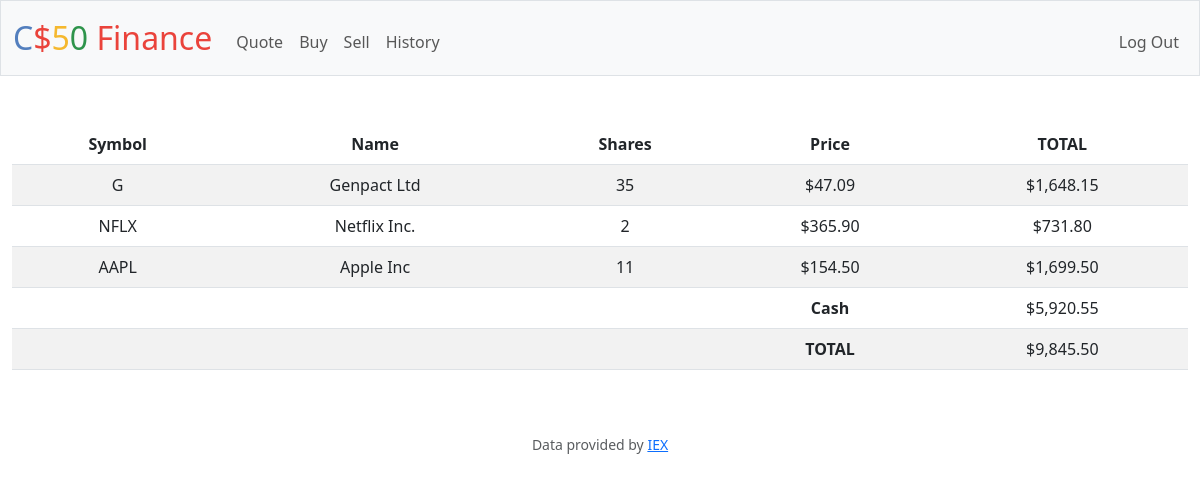
Screenshot of / (signed in) with the database file from the repository.
### tables this page shows
CREATE TABLE stocks (id INTEGER PRIMARY KEY NOT NULL, user_id INTEGER NOT NULL, symbol TEXT NOT NULL, name TEXT NOT NULL, shares INTEGER NOT NULL, price NUMERIC NOT NULL, total NUMERIC NOT NULL);

CREATE TABLE users (id INTEGER PRIMARY KEY AUTOINCREMENT NOT NULL, username TEXT NOT NULL, hash TEXT NOT NULL, cash NUMERIC NOT NULL DEFAULT 10000.00);

CREATE TABLE grand_total (id INTEGER PRIMARY KEY NOT NULL, user_id INTEGER NOT NULL, total NUMERIC NOT NULL);

### app.py (the view)
@app.route("/")
@login_required
def index():
    id = session["user_id"]
    stocks = db.execute("SELECT * FROM stocks WHERE user_id = ?", id)
    cash = db.execute("SELECT * FROM users WHERE id = ?", id)
    grand_total = db.execute("SELECT * FROM grand_total WHERE user_id = ?", id)
    return render_template("/index.html", stocks=stocks, cash=cash, grand_total=grand_total)

### app.py (called while the page is built)
@app.after_request
def after_request(response):
    response.headers["Cache-Control"] = "no-cache, no-store, must-revalidate"
    response.headers["Expires"] = 0
    response.headers["Pragma"] = "no-cache"
    return response

### helpers.py (called while the page is built)
def login_required(f):
    @wraps(f)
    def decorated_function(*args, **kwargs):
        if session.get("user_id") is None:
            return redirect("/login")
        return f(*args, **kwargs)
    return decorated_function

def usd(value):
    return f"${value:,.2f}"

### templates/index.html (shortened to what this page needs)
{% extends "layout.html" %}
{% block main %}
    <div>
        <table class="table table-striped">
            <thead>
                <tr>
                    <th>Symbol</th>
                    <th>Name</th>
                    <th>Shares</th>
                    <th>Price</th>
                    <th>TOTAL</th>
                </tr>
            </thead>
            <tbody>
                {% block body %}
                    {% for stock in stocks %}
                        <tr>
                            <td>{{stock["symbol"]}}</td>
                            <td>{{stock["name"]}}</td>
                            <td>{{stock["shares"]}}</td>
                            <td>{{stock["price"] | usd}}</td>
                            <td>{{stock["total"] | usd}}</td>
                        </tr>
                    {% endfor %}
                    {% for cash in cash %}
                    <tr>
                        <td> </td>
                        <td> </td>
                        <td> </td>
                        <td><b>Cash</b></td>
                        <td>{{cash["cash"] | usd}}</td>
                    </tr>
                    {% endfor %}
                    {% for totals in grand_total %}
                    <tr>
                        <td> </td>
                        <td> </td>
                        <td> </td>
                        <td><b>TOTAL</b></td>
                        <td>{{totals["total"] | usd}}</td>
                    </tr>
                    {% endfor %}
                {% endblock %}
            </tbody>
        </table>
    </div>
{% endblock %}

### rows the page displays
stocks: symbol "G", name "Genpact Ltd", shares "35", price "$47.09", total "$1,648.15"
stocks: symbol "NFLX", name "Netflix Inc.", shares "2", price "$365.90", total "$731.80"
stocks: symbol "AAPL", name "Apple Inc", shares "11", price "$154.50", total "$1,699.50"
users: cash "$5,920.55"
grand_total: total "$9,845.50"
